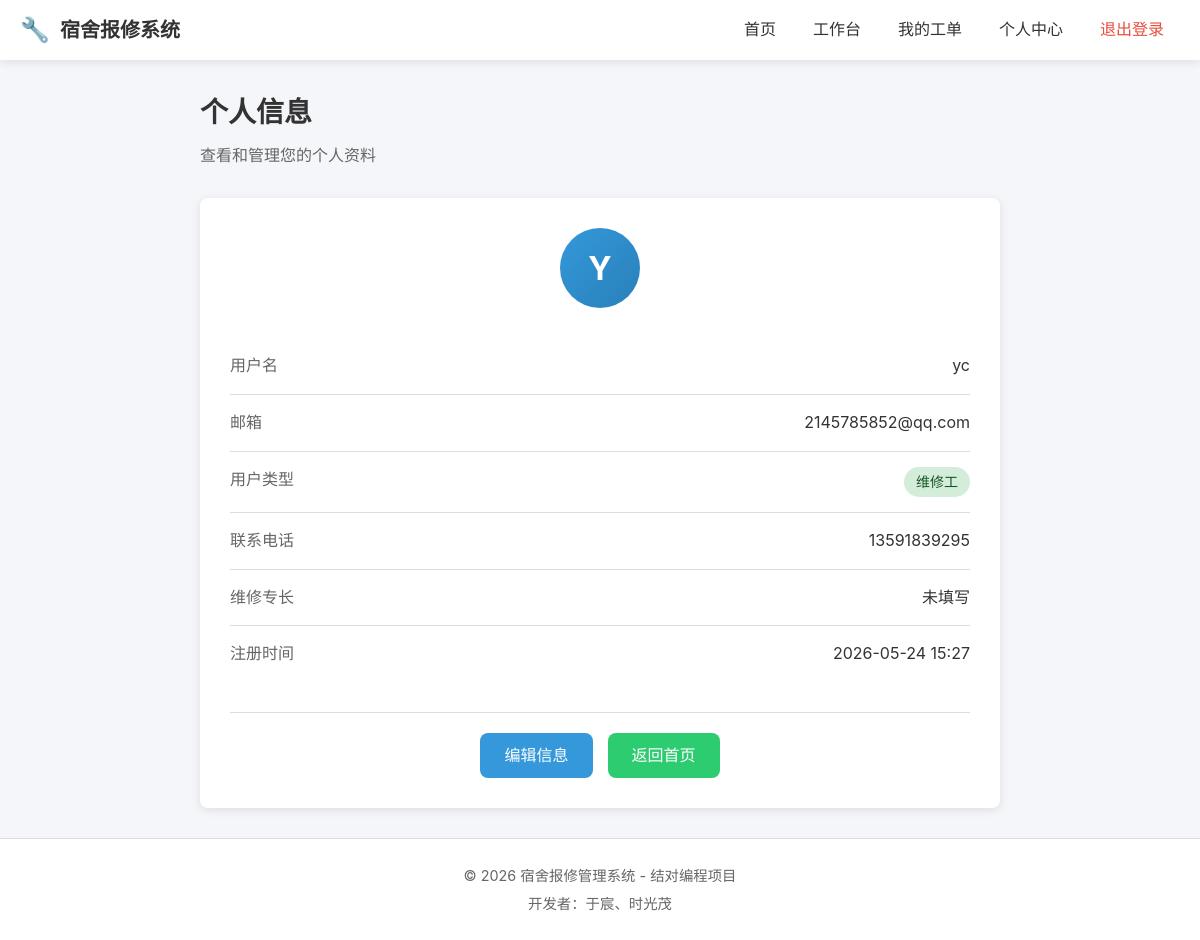
/users/profile/ (signed in), run on the app's committed database.
### users/models.py (models this page shows, shortened)
class User(AbstractUser):
    ROLE_CHOICES = [
        ('student', '学生'),
        ('worker', '维修工'),
        ('admin', '管理员'),
    ]
    role = models.CharField('角色', max_length=20, choices=ROLE_CHOICES, default='student')
    phone = models.CharField('联系电话', max_length=20, blank=True, default='')
    dorm_building = models.CharField('宿舍楼', max_length=50, blank=True, default='')
    dorm_room = models.CharField('宿舍房间号', max_length=20, blank=True, default='')
    specialty = models.CharField('维修专长', max_length=50, blank=True, default='')
    class Meta:
        db_table = 'users'
        verbose_name = '用户'
        verbose_name_plural = '用户'

### users/views.py (the view)
# urls.py: path('profile/', views.profile, name='profile'),
@login_required
def profile(request):
    return render(request, 'users/profile.html', {'user': request.user})

### templates/users/profile.html (shortened to what this page needs)
{% extends 'base.html' %}
{% block content %}
<div class="profile-container">
    <div class="profile-header">
        <h2>个人信息</h2>
        <p class="text-muted">查看和管理您的个人资料</p>
    </div>
    <div class="profile-card">
        <div class="profile-avatar">
            <div class="avatar-circle">
                {{ user.username|slice:":1"|upper }}
            </div>
        </div>
        <div class="profile-info">
            <div class="info-row">
                <span class="info-label">用户名</span>
                <span class="info-value">{{ user.username }}</span>
            </div>
            <div class="info-row">
                <span class="info-label">邮箱</span>
                <span class="info-value">{{ user.email }}</span>
            </div>
            <div class="info-row">
                <span class="info-label">用户类型</span>
                <span class="info-value">
                    <span class="badge badge-{{ user.role }}">{{ user.get_role_display }}</span>
                </span>
            </div>
            <div class="info-row">
                <span class="info-label">联系电话</span>
                <span class="info-value">{{ user.phone|default:"未填写" }}</span>
            </div>
            {% if user.role == 'worker' %}
            <div class="info-row">
                <span class="info-label">维修专长</span>
                <span class="info-value">{{ user.specialty|default:"未填写" }}</span>
            </div>
            {% endif %}
            <div class="info-row">
                <span class="info-label">注册时间</span>
                <span class="info-value">{{ user.date_joined|date:"Y-m-d H:i" }}</span>
            </div>
        </div>
        <div class="profile-actions">
            <a href="{% url 'users:profile_edit' %}" class="btn btn-primary">编辑信息</a>
            <a href="{% url 'index' %}" class="btn btn-secondary">返回首页</a>
        </div>
    </div>
</div>
{% endblock %}

### static/css/style.css (style rules this page uses)
* { margin: 0; padding: 0; box-sizing: border-box; }
:root { --primary-color: #3498db; --primary-dark: #2980b9; --secondary-color: #2ecc71; --danger-color: #e74c3c; --warning-color: #f39c12; --text-color: #333; --text-light: #666; --bg-color: #f5f6fa; --white: #fff; --border-color: #ddd; --shadow: 0 2px 10px rgba(0, 0, 0, 0.1); --radius: 8px; }
body { font-family: -apple-system, BlinkMacSystemFont, 'Segoe UI', Roboto, 'Helvetica Neue', Arial, sans-serif; background-color: var(--bg-color); color: var(--text-color); line-height: 1.6; min-height: 100vh; display: flex; flex-direction: column; }
a { text-decoration: none; color: var(--primary-color); transition: color 0.3s; }
.btn { display: inline-block; padding: 10px 24px; border: none; border-radius: var(--radius); font-size: 1rem; font-weight: 500; cursor: pointer; transition: all 0.3s; text-align: center; }
.btn-primary { background: var(--primary-color); color: var(--white); }
.btn-secondary { background: var(--secondary-color); color: var(--white); }
.badge { display: inline-block; padding: 4px 12px; border-radius: 20px; font-size: 0.875rem; font-weight: 500; }
.profile-container { max-width: 800px; margin: 0 auto; }
.profile-header { margin-bottom: 30px; }
.profile-header h2 { font-size: 1.75rem; color: var(--text-color); margin-bottom: 8px; }
.profile-card { background: var(--white); border-radius: var(--radius); box-shadow: var(--shadow); padding: 30px; }
.profile-avatar { text-align: center; margin-bottom: 30px; }
.avatar-circle { width: 80px; height: 80px; background: linear-gradient(135deg, var(--primary-color), var(--primary-dark)); color: var(--white); border-radius: 50%; display: inline-flex; align-items: center; justify-content: center; font-size: 2rem; font-weight: bold; }
.profile-info { margin-bottom: 30px; }
.info-row { display: flex; justify-content: space-between; padding: 15px 0; border-bottom: 1px solid var(--border-color); }
.info-row:last-child { border-bottom: none; }
.info-label { color: var(--text-light); font-weight: 500; }
.info-value { color: var(--text-color); }
.profile-actions { display: flex; gap: 15px; justify-content: center; padding-top: 20px; border-top: 1px solid var(--border-color); }
.badge-worker { background: #d4edda; color: #155724; }
.text-muted { color: var(--text-light); }

### data on the page
User: username "Y", username "yc", email "2145785852@qq.com", role "维修工", phone "13591839295", specialty "未填写", date_joined "2026-05-24 15:27"
